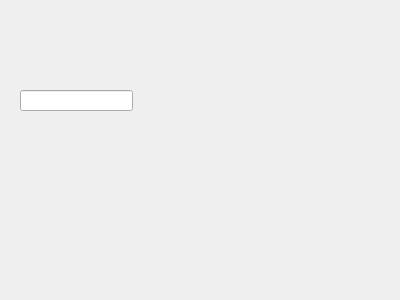
<?xml version="1.0" encoding="UTF-8"?>
<ui version="4.0">
 <class>Widget</class>
 <widget class="QWidget" name="Widget">
  <property name="geometry">
   <rect>
    <x>0</x>
    <y>0</y>
    <width>400</width>
    <height>300</height>
   </rect>
  </property>
  <property name="windowTitle">
   <string>Widget</string>
  </property>
  <widget class="QLineEdit" name="lineEdit">
   <property name="geometry">
    <rect>
     <x>20</x>
     <y>90</y>
     <width>113</width>
     <height>21</height>
    </rect>
   </property>
  </widget>
 </widget>
 <layoutdefault spacing="6" margin="11"/>
 <resources/>
 <connections/>
</ui>
